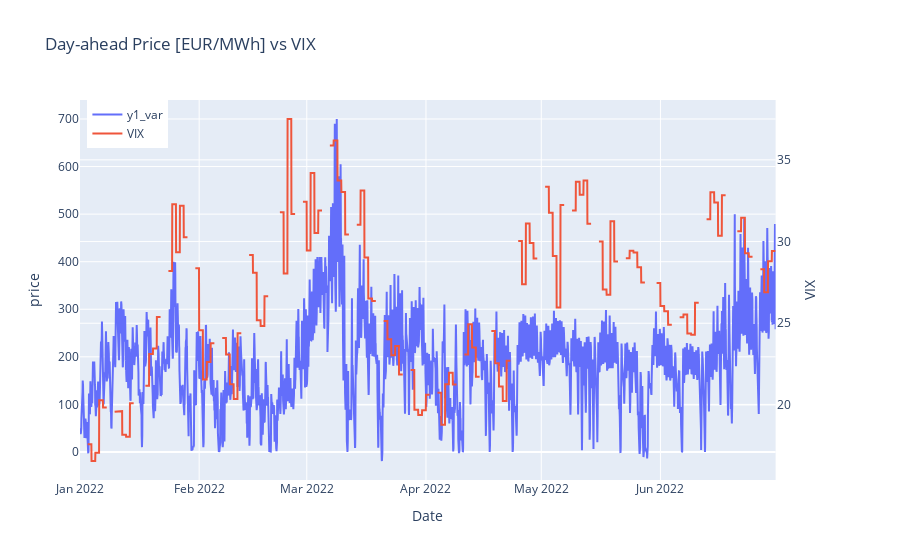

Write notebook code for a chart like this one.
### Code cell
plotters.plot_compare_two_col(xgb_merged_data, 'price', 'VIX', 'Day-ahead Price [EUR/MWh] vs VIX')

### Figure 1 — Plotly figure (JSON) as saved in the notebook; plotly's stock layout.template omitted (floating-point values rounded to 4 significant figures; data arrays with more than 128 entries replaced by an {"elided": "..."} marker saying what was removed)
{"data": [{"name": "y1_var", "type": "scatter", "x": {"elided": "4344 str values"}, "xaxis": "x", "y": {"elided": "4344 float values"}, "yaxis": "y"}, {"name": "VIX", "type": "scatter", "x": {"elided": "4344 str values"}, "xaxis": "x", "y": {"elided": "4344 float values"}, "yaxis": "y2"}], "layout": {"hovermode": "x unified", "legend": {"x": 0.01, "y": 1}, "title": {"text": "Day-ahead Price [EUR/MWh] vs VIX"}, "xaxis": {"anchor": "y", "domain": [0, 0.94], "title": {"text": "Date"}}, "yaxis": {"anchor": "x", "domain": [0, 1], "title": {"text": "price"}}, "yaxis2": {"anchor": "x", "overlaying": "y", "side": "right", "title": {"text": "VIX"}}}}
